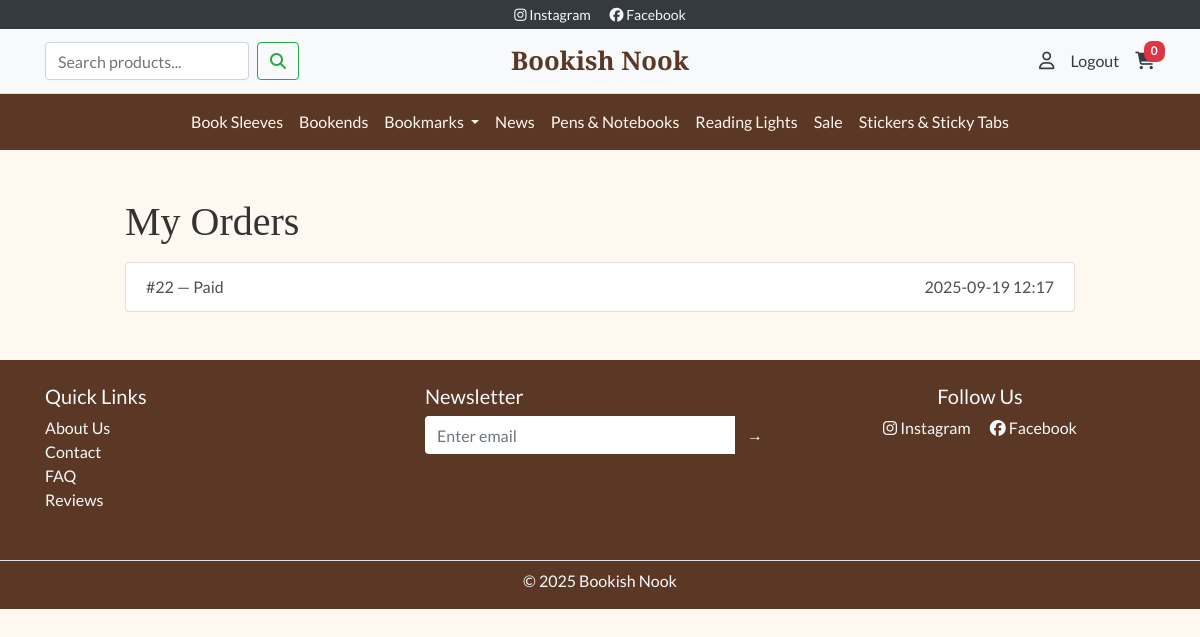
Page /profile/orders/ (signed in) on the earlier database version.
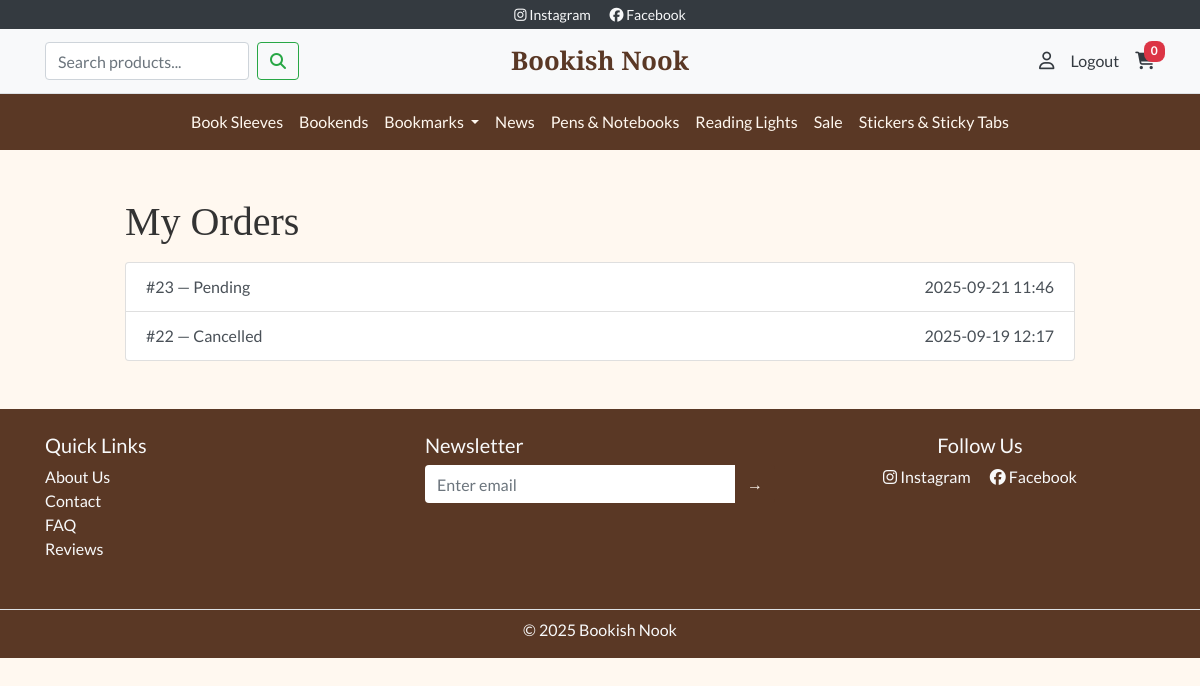
Same page on the later database version.
### products/models.py (models this page shows, shortened)
class Category(models.Model):
    name = models.CharField(max_length=100)
    slug = models.SlugField(max_length=110, unique=False)
    parent = models.ForeignKey(
        "self", null=True, blank=True,
        related_name="children", on_delete=models.CASCADE
    )
    is_active = models.BooleanField(default=True)
    is_featured = models.BooleanField(default=False, help_text="Show on homepage")
    featured_order = models.PositiveIntegerField(default=0, help_text="Order on homepage (low first)")
    description = models.TextField(blank=True)
    image = models.ImageField(upload_to="category_images/", blank=True, null=True)
    class Meta:
        unique_together = ("parent", "slug")  # samma slug kan finnas under olika föräldrar
        ordering = ["parent__id", "name"]
    @property
    def slug_path(self):
        parts, c = [], self
        while c:
            parts.append(c.slug)
            c = c.parent
        return "/".join(reversed(parts))
    def get_absolute_url(self):
        return f"/products/category/{self.slug_path}/"

### orders/models.py (models this page shows, shortened)
class Order(models.Model):
    STATUS_CHOICES = [
        ("pending", "Pending"),
        ("paid", "Paid"),
        ("canceled", "Canceled"),
    ]
    created = models.DateTimeField(auto_now_add=True)
    updated = models.DateTimeField(auto_now=True)
    email = models.EmailField(blank=True, null=True)
    total = models.DecimalField(max_digits=10, decimal_places=2, default=0)
    shipping = models.DecimalField(max_digits=10, decimal_places=2, default=0)
    tax_amount = models.DecimalField(max_digits=10, decimal_places=2, default=0)
    grand_total = models.DecimalField(max_digits=10, decimal_places=2, default=0)
    status = models.CharField(max_length=20, choices=STATUS_CHOICES, default="pending")
    stripe_session_id = models.CharField(max_length=255, blank=True, null=True)
    full_name = models.CharField(max_length=200, blank=True, null=True)
    email = models.EmailField(blank=True, null=True)  # redan hos dig
    phone = models.CharField(max_length=50, blank=True, null=True)
    address_line1 = models.CharField(max_length=200, blank=True, null=True)
    address_line2 = models.CharField(max_length=200, blank=True, null=True)
    postal_code = models.CharField(max_length=20, blank=True, null=True)
    city = models.CharField(max_length=100, blank=True, null=True)
    country = models.CharField(max_length=2, blank=True, null=True)  # ISO 2 (SE, NO, ...)
    billing_name = models.CharField(max_length=200, blank=True, null=True)
    billing_line1 = models.CharField(max_length=200, blank=True, null=True)
    billing_line2 = models.CharField(max_length=200, blank=True, null=True)
    billing_postal = models.CharField(max_length=20, blank=True, null=True)
    billing_city = models.CharField(max_length=100, blank=True, null=True)
    billing_country = models.CharField(max_length=2, blank=True, null=True)

### profiles/views.py (the view)
# urls.py: path("orders/", views.orders_list, name="orders_list"),
@login_required
def orders(request):
    qs = Order.objects.filter(email=request.user.email).order_by("-created")
    return render(request, "profiles/orders.html", {"orders": qs})

### bookshop/context_processors.py (called while the page is built)
def cart_count(request):
    cart = request.session.get("cart", {})
    return {"cart_count": sum(cart.values())}

def nav_categories(request):
    roots = Category.objects.filter(parent__isnull=True, is_active=True).order_by("name")
    bookmarks = Category.objects.filter(slug="bookmarks", parent__isnull=True).first()
    return {
        "root_categories": roots,      # alla rotkategorier
        "bookmarks_cat": bookmarks,    # Bookmarks-objektet (rot)
    }
    return {"root_categories": roots}

### profiles/templates/profiles/orders.html
{% extends "base.html" %}
{% block content %}
<div class="container my-5" style="max-width:980px;">
  <h1 class="bn-section-title mb-3">My Orders</h1>
  <div class="list-group">
    {% for o in orders %}
      <a class="list-group-item list-group-item-action" href="{% url 'profiles:order_detail' o.id %}">
        <div class="d-flex justify-content-between">
          <div>#{{ o.id }} — {{ o.status|capfirst }}</div>
          <div>{{ o.created|date:"Y-m-d H:i" }}</div>
        </div>
      </a>
    {% empty %}
      <div class="text-muted">No orders yet.</div>
    {% endfor %}
  </div>
</div>
{% endblock %}

### templates/base.html (shortened to what this page needs)
{% load static %}
<!DOCTYPE html>
<html lang="en">
<head>
  <link href="https://cdn.jsdelivr.net/npm/bootstrap@4.6.2/dist/css/bootstrap.min.css" rel="stylesheet">
  <link href="{% static 'css/style.css' %}" rel="stylesheet">
  <link rel="stylesheet" href="https://cdnjs.cloudflare.com/ajax/libs/font-awesome/6.5.1/css/all.min.css">
</head>
<body class="bn-bg">
  {% include "includes/header.html" %}
  <main class="container my-4">
    {% block content %}{% endblock %}
  </main>
  {% include "includes/footer.html" %}
</body>
</html>

### templates/includes/header.html (shortened to what this page needs)
<div class="bg-dark text-light text-center py-1 small">
  <a href="https://www.instagram.com/" class="text-light mx-2" target="_blank" rel="noopener" aria-label="Link to Instagram (opens in new tab)">
    <i class="fab fa-instagram"></i> Instagram
  </a>
  <a href="https://www.facebook.com/" class="text-light mx-2" target="_blank" rel="noopener" aria-label="Link to Facebook (opens in new tab)">
    <i class="fab fa-facebook"></i> Facebook
  </a>
</div>
<nav class="navbar navbar-light bg-light border-bottom py-2">
  <div class="container navbar-grid">
    <div class="d-flex align-items-center">
      <form action="{% url 'products:list' %}" method="get" class="form-inline d-none d-lg-flex">
        <input class="form-control mr-2"
          type="search"
          name="q"
          placeholder="Search products..."
          aria-label="Search"
          value="{{ request.GET.q|default:'' }}">
        <button class="btn btn-outline-success" type="submit">
          <i class="fas fa-search"></i>
        </button>
      </form>
    </div>
    <a class="navbar-brand bn-title text-center mx-0" href="/">Bookish Nook</a>
    <div class="d-flex align-items-center justify-content-end">
      {% if request.user.is_authenticated %}
        <a href="{% url 'profiles:dashboard' %}" class="text-dark mr-3 d-none d-lg-inline" title="My Account">
          <i class="far fa-user"></i>
        </a>
        <a href="{% url 'account_logout' %}" class="text-dark mr-3 d-none d-lg-inline">Logout</a>
      {% endif %}
      <a href="{% url 'cart:view' %}" class="text-dark position-relative" title="Cart">
        <i class="fas fa-shopping-cart"></i>
        <span class="badge badge-pill badge-danger position-absolute" style="top:-8px; right:-10px;">
          {{ cart_count|default:0 }}
        </span>
      </a>
    </div>
  </div>
</nav>
<nav class="navbar navbar-expand-lg navbar-dark bn-brown">
  <div class="collapse navbar-collapse justify-content-center" id="mainNav">
  <ul class="navbar-nav bn-navbar">
  {% for root in root_categories %}
    {% if bookmarks_cat and root.id == bookmarks_cat.id %}
      <li class="nav-item dropdown">
        <a class="nav-link dropdown-toggle"
           href="{{ bookmarks_cat.get_absolute_url }}"
           id="navBookmarks"
           data-toggle="dropdown" aria-haspopup="true" aria-expanded="false">
          {{ bookmarks_cat.name }}
        </a>
      </li>
    {% else %}
      <li class="nav-item">
        <a class="nav-link" href="{{ root.get_absolute_url }}">{{ root.name }}</a>
      </li>
    {% endif %}
  {% endfor %}
  </ul>
  </div>
</nav>

### templates/includes/footer.html
<footer class="bn-brown text-light mt-5 pt-4 pb-2">
  <div class="container text-center text-md-left">
    <div class="row">
      <div class="col-md-4 mb-3">
        <h5 class="bn-h5">Quick Links</h5>
        <ul class="list-unstyled">
          <li><a href="#" class="text-light">About Us</a></li>
          <li><a href="#" class="text-light">Contact</a></li>
          <li><a href="#" class="text-light">FAQ</a></li>
          <li><a href="#" class="text-light">Reviews</a></li>
        </ul>
      </div>
      <div class="col-md-4 mb-3">
        <h5 class="bn-h5">Newsletter</h5>
        <form>
          <div class="input-group">
            <input type="email" class="form-control" placeholder="Enter email">
            <div class="input-group-append">
              <button class="btn bn-btn-primary" type="submit">→</button>
            </div>
          </div>
        </form>
      </div>
      <div class="col-md-4 mb-3 text-center">
        <h5 class="bn-h5">Follow Us</h5>
        <a href="https://www.instagram.com/" class="text-light mx-2" target=”_blank” aria-labelledby="Link to Facebook that opens in a new tab">
          <i class="fab fa-instagram"></i> Instagram
        </a>
        <a href="https://www.facebook.com/" class="text-light mx-2" target=”_blank” aria-labelledby="Link to Instagram that opens in a new tab">
          <i class="fab fa-facebook"></i> Facebook
        </a>
      </div>
    </div>
  </div>
  <div class="text-center py-2 border-top mt-3">© 2025 Bookish Nook</div>
</footer>

### static/css/style.css (style rules this page uses)
body { font-family: 'Lato', sans-serif; color: #333333; background-color: #FFF8F0; }
h1, h2, h3, .bn-title, .bn-section-title { font-family: 'Playfair Display', serif; }
.bn-brown { background-color: #5A3825; }
.bn-btn-primary { background-color: #5A3825; border: none; color: #FFF8F0; }
.bn-title { font-size: 1.4rem; font-weight: 700; }
.navbar-grid { display: grid; grid-template-columns: 1fr auto 1fr; align-items: center; gap: .5rem; }
.navbar-light .navbar-brand.bn-title { color: #5A3825 !important; font-size: 1.6rem; font-weight: 700; }
.navbar .btn-link i, .navbar a i { font-size: 1.1rem; }
.navbar-dark .navbar-nav .nav-link { color: #FFF8F0; }
.navbar .container.navbar-grid { display: grid !important; grid-template-columns: 1fr auto 1fr; align-items: center; gap: .5rem; }
.navbar .container.navbar-grid .bn-title { justify-self: center; margin: 0; }
footer .input-group .form-control, footer .input-group .btn { border:none; }
footer .bn-h5 { margin-bottom:.5rem; }
.badge { border-radius: .5rem; padding: .35em .6em; font-weight: 600; }
html, body { overflow-x: hidden; }

Differences in the rows shown:
added Order: id "23", status "Pending", created "2025-09-21 11:46"
changed Order id 22: status "Paid" → "Cancelled"
